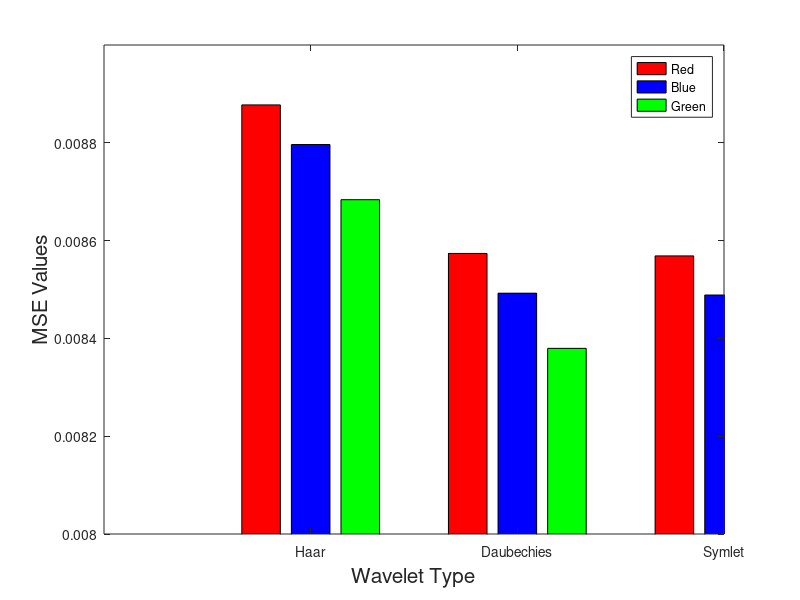

Recreate this plot in MATLAB.
clear all
clc
X = [ 1; 2; 3 ];
Y = [ 0.008877506726900 0.008796472117775 0.008683658014866; ...
      0.008573738713956 0.008492450349865 0.008379661608356; ...
      0.008568726716647 0.008488714582853 0.008375809962835; ...
    ];


Z = bar(X,Y);
set(Z(1), 'Facecolor','r')
set(Z(2), 'Facecolor','b')
set(Z(3), 'Facecolor','g')
xticks(1:3);
xticklabels({'Haar','Daubechies','Symlet'});
xlabel( 'Wavelet Type', 'FontSize',15 )
ylabel( 'MSE Values','FontSize',15 )
legend({'Red', 'Blue', 'Green'});
axis([0, 3, 0.0080, 0.0090]);